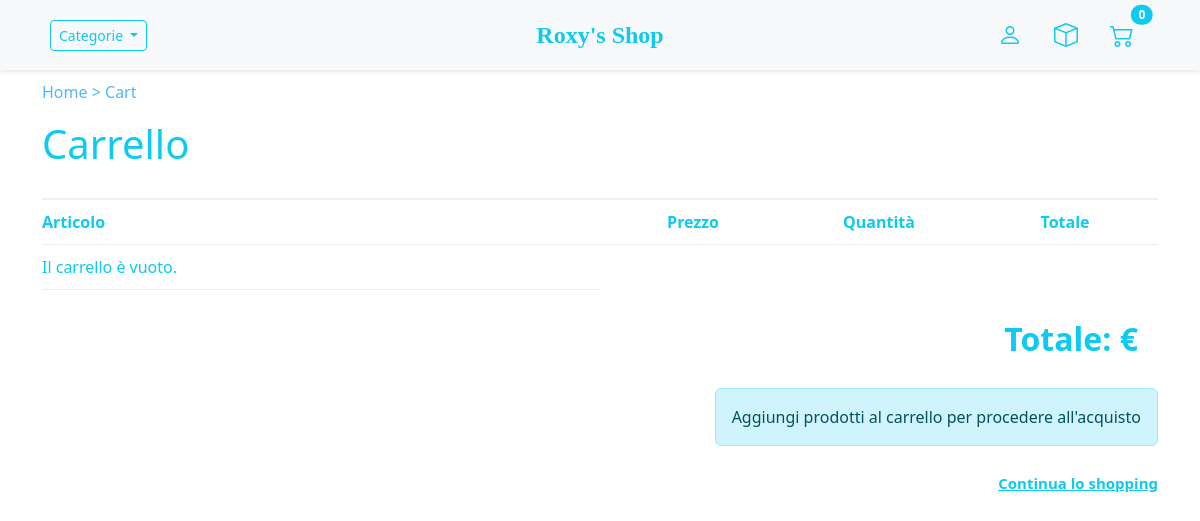
/cart/ (signed in), run on an earlier commit of the app's database.
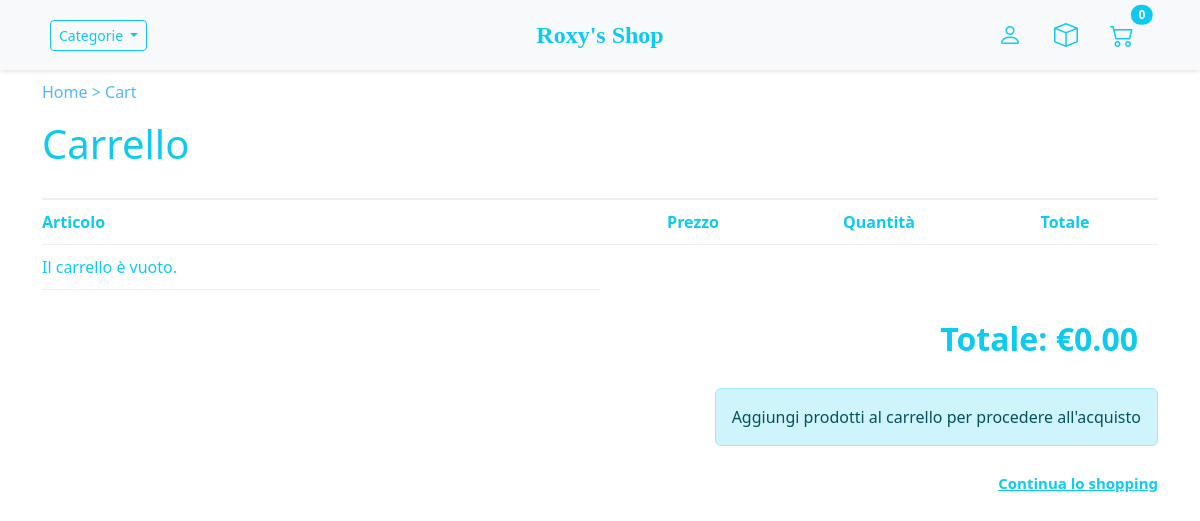
And on a later commit of the database.
### store/models.py (models this page shows, shortened)
class Order(models.Model):
	customer = models.ForeignKey(Customer, on_delete=models.SET_NULL, null=True, blank=True)
	date_ordered = models.DateTimeField(auto_now_add=True)
	complete = models.BooleanField(default=False)
	transaction_id = models.CharField(max_length=100, null=True)
	@property
	def get_cart_total(self):
		orderitems = self.orderitem_set.all()
		total = sum([item.get_total for item in orderitems])
		return total
	@property
	def get_cart_items(self):
		orderitems = self.orderitem_set.all()
		total = sum([item.quantity for item in orderitems])
		return total

### store/views.py (the view, shortened to what this page needs)
# urls.py: path('cart/', views.cart, name="cart"),
def cart(request):
    if request.user.is_authenticated:
        try:
            customer = request.user.customer
        except Customer.DoesNotExist:
            customer = Customer.objects.create(user=request.user, name=request.user.username)
        order = Order.objects.filter(customer=customer, complete=False, transaction_id=None).first()
        items = order.orderitem_set.all() if order else []
        cartItems = order.get_cart_items if order else 0
    context = {'items': items, 'order': order, 'cartItems': cartItems}
    return render(request, 'store/cart.html', context)

### store/templates/store/cart.html
{% extends 'store/main.html' %} {% load static %} {% block content %}
<p class="homecart">
  <a href="{% url 'store' %}">Home</a> &gt; <a href="{% url 'cart' %}">Cart</a>
</p>
<h1 class="text-info">Carrello</h1>
<div class="cart-grid">
  <div class="cart-header-1">Articolo</div>
  <div class="cart-header">Prezzo</div>
  <div class="cart-header">Quantità</div>
  <div class="cart-header">Totale</div>
  {% for item in items %}
  <div class="cart-cell-1">
    <img
      src="{{ item.product.imageURL }}"
      alt="{{ item.product.name }}"
      class="cart-img"
    />
    <div class="cart-title">{{ item.product.name }}</div>
  </div>
  <div class="cart-cell">€{{ item.product.price|floatformat:2 }}</div>
  <div class="cart-cell">
    <i
      class="bi bi-dash chg-quantity update-cart"
      data-product="{{ item.product.id }}"
      data-action="remove"
    ></i>
    {{ item.quantity }}
    <i
      class="bi bi-plus chg-quantity update-cart"
      data-product="{{ item.product.id }}"
      data-action="add"
    ></i>
  </div>
  <div class="cart-cell">€{{ item.get_total|floatformat:2 }}</div>
  {% empty %}
  <div class="cart-cell-1" colspan="4">Il carrello è vuoto.</div>
  {% endfor %}
</div>
<h2 class="total text-info">
  Totale: €{{ order.get_cart_total|floatformat:2 }}
</h2>
<div class="cart-buttons">
  <div class="checkout-section">
    {% if order.get_cart_items > 0 %} {% if user.is_authenticated %}
    <a href="{% url 'checkout' %}" class="btn btn-success btn-block">
      Procedi al checkout
    </a>
    {% else %}
    <div class="alert alert-info">
      <p>
        Per completare l'acquisto è necessario
        <a href="{% url 'login' %}">accedere</a>.
      </p>
      <p>
        Se non hai un account, puoi
        <a href="{% url 'register' %}">registrarti</a>.
      </p>
    </div>
    {% endif %} {% else %}
    <div class="alert alert-info">
      Aggiungi prodotti al carrello per procedere all'acquisto
    </div>
    {% endif %}
  </div>
  <a href="{% url 'store' %}" class="continue-link">Continua lo shopping</a>
</div>
{% endblock content %}

What changed in the data, as far as the page shows it:
added Order: get_cart_total "0.00"
